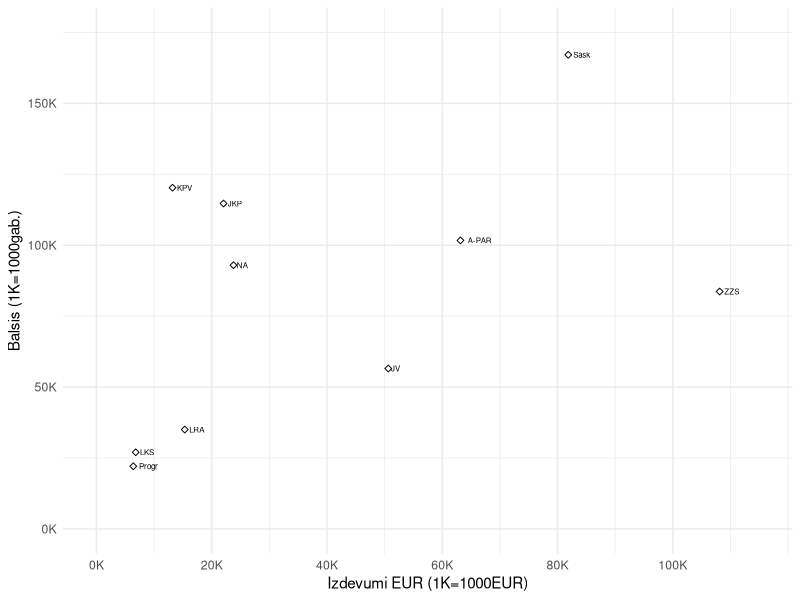
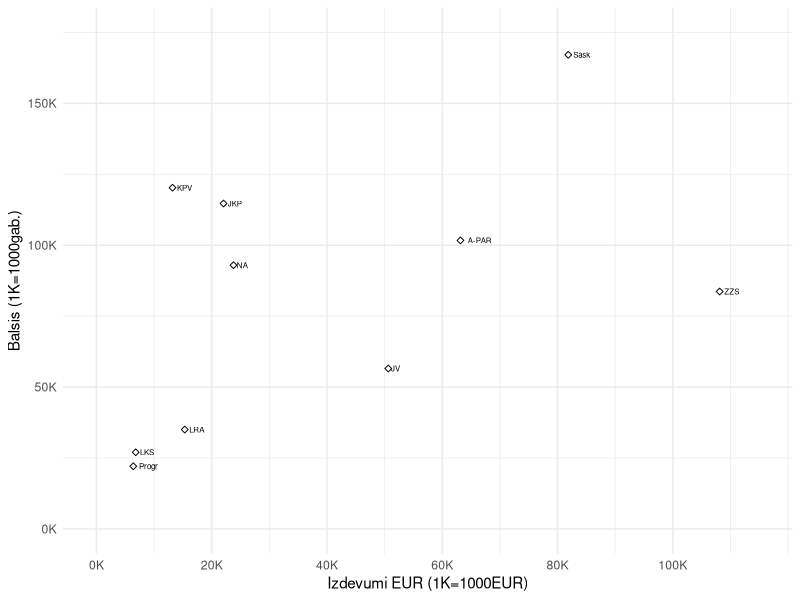

These charts were generated, in order, by the following R code:
setwd("/home/kalvis/workspace/ddgatve-stat/zpd-election-ads")

df <- read.table(
  file="declaration-data.csv", 
  sep=",",
  na.strings="NN",
  header=TRUE,
  row.names=NULL,
  fileEncoding="UTF-8")


library(ggplot2)
p<-ggplot(df, aes(x=Izdevumi, y=Votes)) +
  geom_point(size=1.5, shape=23) + 
  geom_text(label=df$ShortName, hjust=-0.3, vjust=0.5, color="black", size=2)+
  theme_minimal() +
  theme(legend.position = "none") + 
  scale_y_continuous(name ="Balsis (1K=1000gab.)", breaks = 50000*(0:3), 
                     labels=c("0K", "50K", "100K", "150K"), 
                     limits = c(0, 175000))+
  scale_x_continuous(name ="Izdevumi EUR (1K=1000EUR)", breaks = 200000*(0:5), 
                   labels=c("0K", "20K", "40K", "60K", "80K", "100K"), 
                   limits = c(0, 1150000))
p

ggsave(p, filename = "declarations/corr1.png", dpi = 300, type = "cairo",
       width = 4, height = 3, units = "in")

